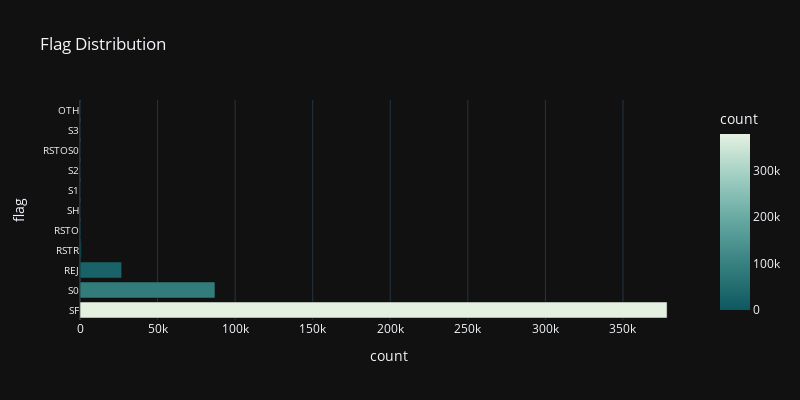

The code cell stored with this chart in its notebook:
### Code cell
fig = plot_bar(raw_data, 'flag', 'Flag Distribution', width=800, height=400)
fig.write_image('../figures/flag_distribution.svg')

### Figure 1 — Plotly figure (JSON) as saved in the notebook; plotly's stock layout.template omitted (floating-point values rounded to 4 significant figures)
{"data": [{"alignmentgroup": "True", "hovertemplate": "count=%{marker.color}<br>flag=%{y}<extra></extra>", "legendgroup": "", "marker": {"color": [378440, 87007, 26875, 903, 579, 107, 57, 24, 11, 10, 8], "coloraxis": "coloraxis", "pattern": {"shape": ""}}, "name": "", "offsetgroup": "", "orientation": "h", "showlegend": false, "textposition": "auto", "type": "bar", "x": [378440, 87007, 26875, 903, 579, 107, 57, 24, 11, 10, 8], "xaxis": "x", "y": ["SF", "S0", "REJ", "RSTR", "RSTO", "SH", "S1", "S2", "RSTOS0", "S3", "OTH"], "yaxis": "y"}], "layout": {"barmode": "relative", "coloraxis": {"colorbar": {"title": {"text": "count"}}, "colorscale": [[0, "rgb(13, 88, 95)"], [0.1667, "rgb(40, 114, 116)"], [0.3333, "rgb(68, 140, 138)"], [0.5, "rgb(99, 166, 160)"], [0.6667, "rgb(137, 192, 182)"], [0.8333, "rgb(180, 217, 204)"], [1, "rgb(228, 241, 225)"]]}, "height": 400, "legend": {"tracegroupgap": 0}, "title": {"text": "Flag Distribution"}, "width": 800, "xaxis": {"anchor": "y", "domain": [0, 1], "title": {"text": "count"}}, "yaxis": {"anchor": "x", "domain": [0, 1], "tickfont": {"size": 10}, "title": {"text": "flag"}}}}
